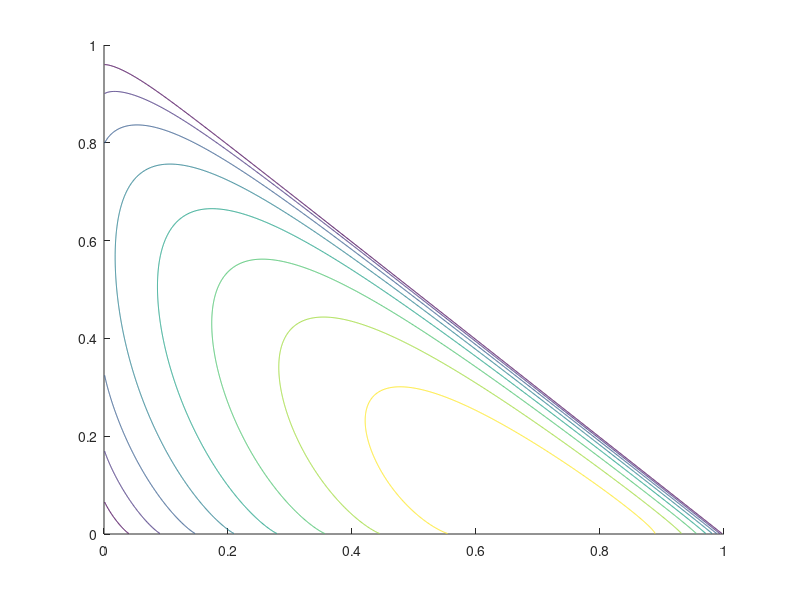

MATLAB code to generate this figure: (Note: this script raises an error after producing the figure.)
clear all
clc
m=0;
mt1=0;
mt2=0;

gam1=10^(2.2);
gam2=10^(1);

    k=1000;
axis([0,1,0,1])
for c=1:1:k
    for d=1:1:k-c
        t1(c,d)=d/k;
        t2(c,d)=c/k;
        t0(c,d)=1-d/k-c/k;
     end
end    
    R1=t1.*log2(1+gam1*(t0./t1));
    R2=t2.*log2(1+gam2*(t0./t2));
    R=R1+R2;
    hold on

contour(t1,t2,R,8)
max(max(R))
%optimal
A=gam1+gam2;
syms z
eqn=z*log(z)-z+1==A;
optz=double(solve(eqn,z));
opt0=(optz-1)/(A+optz-1);
opt1=gam1/(A+optz-1);
opt2=gam2/(A+optz-1);
R1_op=opt1.*log2(1+gam1*(opt0./opt1));
R2_op=opt2.*log2(1+gam2*(opt0./opt2));
R_op=R1_op+R2_op
    grid on
    plot(opt1,opt2,'*')
xlabel('tou1(allocated to U1)')
ylabel('tou2(allocated to U2)')

hold off